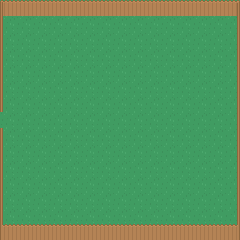

Tiled map render using the project's own tile images. Description and the whole map definition, tile-layer contents included, below:
An orthogonal 15x15 tile map with 16x16 px tiles, 2 tile layers (Background, Foreground) and 1 object (exit).

<map version="1.0" tiledversion="1.0.2" orientation="orthogonal" renderorder="right-down" width="15" height="15" tilewidth="16" tileheight="16" nextobjectid="2">
 <tileset firstgid="1" source="tileset.tsx" />
 <layer name="Background" width="15" height="15">
  <properties>
   <property name="layer" value="background" />
   <property name="nocollide" value="true" />
   <property name="tileset" value="tileset" />
  </properties>
  <data encoding="csv">
964,964,964,964,964,964,964,964,964,964,964,964,964,964,964,
964,964,964,964,964,964,964,964,964,964,964,964,964,964,964,
964,964,964,964,964,964,964,964,964,964,964,964,964,964,964,
964,964,964,964,964,964,964,964,964,964,964,964,964,964,964,
964,964,964,964,964,964,964,964,964,964,964,964,964,964,964,
964,964,964,964,964,964,964,964,964,964,964,964,964,964,964,
964,964,964,964,964,964,964,964,964,964,964,964,964,964,964,
964,964,964,964,964,964,964,964,964,964,964,964,964,964,964,
964,964,964,964,964,964,964,964,964,964,964,964,964,964,964,
964,964,964,964,964,964,964,964,964,964,964,964,964,964,964,
964,964,964,964,964,964,964,964,964,964,964,964,964,964,964,
964,964,964,964,964,964,964,964,964,964,964,964,964,964,964,
964,964,964,964,964,964,964,964,964,964,964,964,964,964,964,
964,964,964,964,964,964,964,964,964,964,964,964,964,964,964,
964,964,964,964,964,964,964,964,964,964,964,964,964,964,964
</data>
 </layer>
 <layer name="Foreground" width="15" height="15">
  <properties>
   <property name="layer" value="foreground" />
   <property name="tileset" value="tileset" />
  </properties>
  <data encoding="csv">
540,541,541,541,541,541,541,541,541,541,541,541,541,541,542,
577,0,0,0,0,0,0,0,0,0,0,0,0,0,579,
577,0,0,0,0,0,0,0,0,0,0,0,0,0,579,
577,0,0,0,0,0,0,0,0,0,0,0,0,0,579,
577,0,0,0,0,0,0,0,0,0,0,0,0,0,579,
577,0,0,0,0,0,0,0,0,0,0,0,0,0,579,
577,0,0,0,0,0,0,0,0,0,0,0,0,0,579,
0,0,0,0,0,0,0,0,0,0,0,0,0,0,579,
577,0,0,0,0,0,0,0,0,0,0,0,0,0,579,
577,0,0,0,0,0,0,0,0,0,0,0,0,0,579,
577,0,0,0,0,0,0,0,0,0,0,0,0,0,579,
577,0,0,0,0,0,0,0,0,0,0,0,0,0,579,
577,0,0,0,0,0,0,0,0,0,0,0,0,0,579,
577,0,0,0,0,0,0,0,0,0,0,0,0,0,579,
614,615,615,615,615,615,615,615,615,615,615,615,615,615,616
</data>
 </layer>
 <objectgroup name="Objects">
  <properties>
   <property name="tileset" value="tileset" />
  </properties>
    <object id="14" name="Exit_Left" type="exit" x="-8" y="112" width="3" height="16">
   <properties>
    <property name="direction" value="left" />
   </properties>
  </object>
 </objectgroup>
</map>
